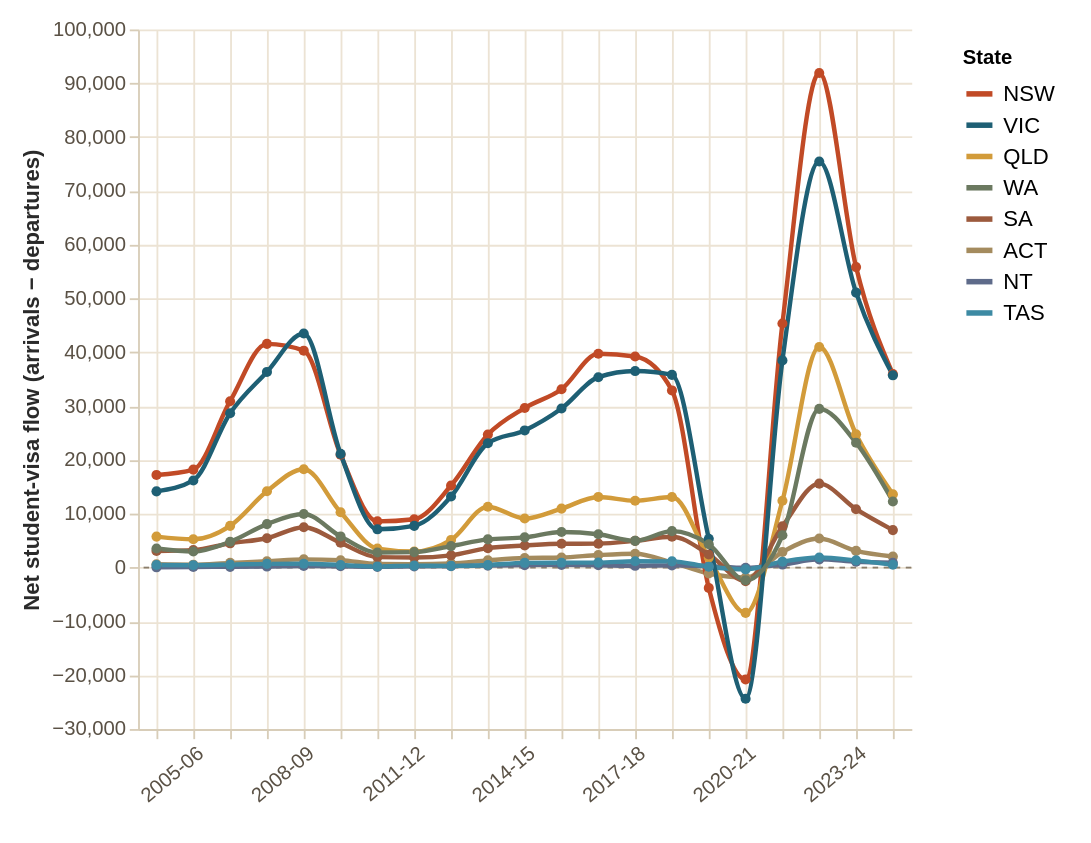

Write a Vega-Lite specification for this figure.
### Vega-Lite specification from a JSON file in a GitHub repository (floating-point values rounded to 4 significant figures; data arrays with more than 128 entries replaced by an {"elided": "..."} marker saying what was removed)
{"$schema": "https://vega.github.io/schema/vega-lite/v5.json", "description": "Net student-visa migration by state, 2004-05 to 2024-25. One line per state shows how international-student inflows collapsed during COVID and rebounded post-2022, concentrated in New South Wales and Victoria. Combines the eight state-level visa CSVs.", "width": "container", "height": 380, "background": "transparent", "padding": {"left": 10, "right": 10, "top": 10, "bottom": 20}, "config": {"view": {"stroke": null}, "axis": {"labelFont": "Inter Tight, sans-serif", "titleFont": "Inter Tight, sans-serif", "labelFontSize": 11, "titleFontSize": 12, "labelColor": "#5a5145", "titleColor": "#2a2a2a", "grid": true, "gridColor": "#ece3d4", "domainColor": "#d8cdb8", "tickColor": "#d8cdb8"}, "legend": {"labelFont": "Inter Tight, sans-serif", "titleFont": "Inter Tight, sans-serif", "labelFontSize": 12, "titleFontSize": 11, "orient": "right", "symbolType": "stroke", "symbolStrokeWidth": 3, "symbolSize": 200, "padding": 10}, "font": "Inter Tight, sans-serif"}, "data": {"values": {"elided": "168 records"}}, "transform": [{"calculate": "datum.year + '-' + slice(toString(datum.year + 1), 2, 4)", "as": "fy"}], "layer": [{"data": {"values": [{"y": 0}]}, "mark": {"type": "rule", "color": "#8b7e6c", "strokeDash": [3, 3], "strokeWidth": 1}, "encoding": {"y": {"field": "y", "type": "quantitative"}}}, {"mark": {"type": "line", "interpolate": "monotone", "strokeWidth": 2.4, "point": {"size": 30, "filled": true}}, "encoding": {"x": {"field": "year", "type": "ordinal", "axis": {"title": null, "labelExpr": "isNumber(datum.value) && datum.value > 2000 && datum.value % 3 === 1 ? datum.value + '-' + slice(toString(datum.value + 1), 2, 4) : ''", "labelAngle": -40}}, "y": {"field": "net_students", "type": "quantitative", "axis": {"title": "Net student-visa flow (arrivals − departures)", "format": ",.0f"}}, "color": {"field": "state_code", "type": "nominal", "scale": {"domain": ["NSW", "VIC", "QLD", "WA", "SA", "ACT", "NT", "TAS"], "range": ["#c14a26", "#1e5f74", "#d29b3a", "#6b7960", "#9c5a3d", "#a48b5e", "#5e6b8a", "#3d8aa3"]}, "legend": {"title": "State"}}, "tooltip": [{"field": "state", "type": "nominal", "title": "State"}, {"field": "fy", "type": "nominal", "title": "Year"}, {"field": "arrivals", "type": "quantitative", "title": "Arrivals", "format": ","}, {"field": "departures", "type": "quantitative", "title": "Departures", "format": ","}, {"field": "net_students", "type": "quantitative", "title": "Net students", "format": "+,"}]}}]}
